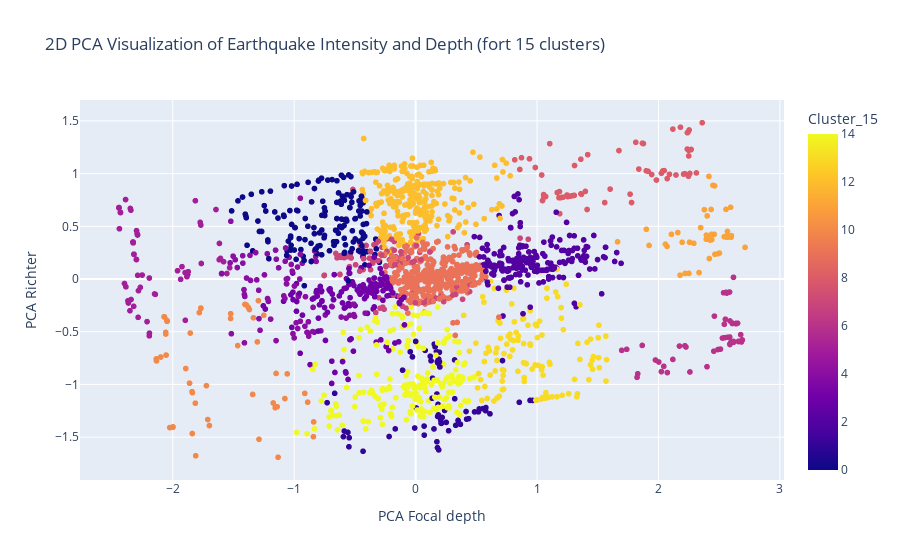

Notebook source saved alongside this figure:
### Markdown cell above
### visualizations

### Code cell
fig = px.scatter(
    df,
    x='pca_x',
    y='pca_y',
    color='Cluster_15',
    title="2D PCA Visualization of Earthquake Intensity and Depth (fort 15 clusters)",
    labels={'pca_x': 'PCA Focal depth', 'pca_y': 'PCA Richter'},
    hover_data=['Focal depth', 'Richter']
)
fig.show()

### Figure 1 — Plotly figure (JSON) as saved in the notebook; plotly's stock layout.template omitted (floating-point values rounded to 4 significant figures; data arrays with more than 128 entries replaced by an {"elided": "..."} marker saying what was removed)
{"data": [{"customdata": {"elided": "2178x2 float values"}, "hovertemplate": "PCA Focal depth=%{x}<br>PCA Richter=%{y}<br>Focal depth=%{customdata[0]}<br>Richter=%{customdata[1]}<br>Cluster_15=%{marker.color}<extra></extra>", "legendgroup": "", "marker": {"color": {"elided": "2178 int values"}, "coloraxis": "coloraxis", "symbol": "circle"}, "mode": "markers", "name": "", "showlegend": false, "type": "scattergl", "x": {"elided": "2178 float values"}, "xaxis": "x", "y": {"elided": "2178 float values"}, "yaxis": "y"}], "layout": {"coloraxis": {"colorbar": {"title": {"text": "Cluster_15"}}, "colorscale": [[0, "#0d0887"], [0.1111, "#46039f"], [0.2222, "#7201a8"], [0.3333, "#9c179e"], [0.4444, "#bd3786"], [0.5556, "#d8576b"], [0.6667, "#ed7953"], [0.7778, "#fb9f3a"], [0.8889, "#fdca26"], [1, "#f0f921"]]}, "legend": {"tracegroupgap": 0}, "title": {"text": "2D PCA Visualization of Earthquake Intensity and Depth (fort 15 clusters)"}, "xaxis": {"anchor": "y", "domain": [0, 1], "title": {"text": "PCA Focal depth"}}, "yaxis": {"anchor": "x", "domain": [0, 1], "title": {"text": "PCA Richter"}}}}
